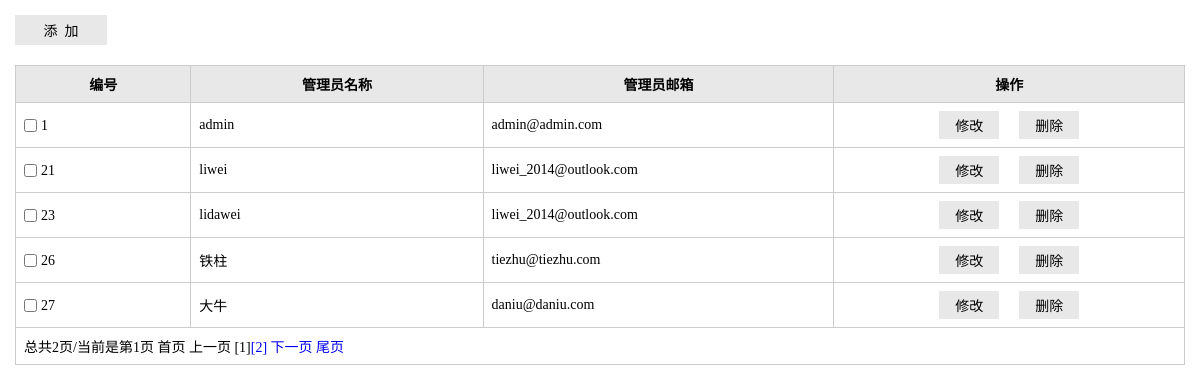
The page /admin/listAdmin.php on the database its author committed.
### tables this page shows
CREATE TABLE IF NOT EXISTS `stu_admin` (
  `id` tinyint(3) unsigned NOT NULL AUTO_INCREMENT,
  `username` varchar(20) NOT NULL,
  `password` varchar(32) NOT NULL,
  `email` varchar(60) NOT NULL,
  PRIMARY KEY (`id`),
  UNIQUE KEY `username` (`username`)
);

### lib/mysql.func.php (called while the page is built, shortened)
<?php
class DbOperat
{
    private $db_host = "localhost";
    private $db_user = "root";
    private $db_pwd = "liwei";
    private $db_name = "stuSystem";
    private $db_charset = "utf8";
    private $link = null;
    function connect()
    {
        $this->link = new mysqli();
        $this->link->connect($this->db_host, $this->db_user, $this->db_pwd, $this->db_name);
        $this->link->set_charset($this->db_charset);
    }
    function fetchAll($sql, $result_type = MYSQLI_ASSOC)
    {
        $result = $this->link->query($sql);
        while (@$row = mysqli_fetch_array($result, $result_type)) {
            $rows[] = $row;
        }
        return $rows;
    }
    function getResultNum($sql)
    {
        $result = $this->link->query($sql);
        return mysqli_num_rows($result);
    }
}

### core/admin.inc.php (called while the page is built, shortened)
<?php
function getAdminByPage($page,$pageSize=2){
    $mysqli = new DbOperat();
    $sql="select * from stu_admin";
    $totalRows=$mysqli->getResultNum($sql);
    $totalPage=ceil($totalRows/$pageSize);
    $offset=($page-1)*$pageSize;
    $sql="select id,username,email from stu_admin limit {$offset},{$pageSize}";
    $rows=$mysqli->fetchAll($sql);
    return $rows;
}

### admin/listAdmin.php (the view, shortened to what this page needs)
<?php
require_once '../include.php';
$pageSize=5;
$page=$_REQUEST['page']?(int)$_REQUEST['page']:1;
$rows=getAdminByPage($page,$pageSize);
?>
<!doctype html>
<html>
<head>
    <link rel="stylesheet" href="styles/backstage.css">
</head>
<body>
<div class="details">
    <div class="details_operation clearfix">
        <div class="bui_select">
            <input type="button" value="添&nbsp;&nbsp;加" class="add"  onclick="addAdmin()">
        </div>
    </div>
    <table class="table" cellspacing="0" cellpadding="0">
        <thead>
        <tr>
            <th width="15%">编号</th>
            <th width="25%">管理员名称</th>
            <th width="30%">管理员邮箱</th>
            <th>操作</th>
        </tr>
        </thead>
        <tbody>
        <?php  foreach($rows as $row):?>
            <tr>
                <td><input type="checkbox" id="c1" class="check"><label for="c1" class="label"><?php echo $row['id'];?></label></td>
                <td><?php echo $row['username'];?></td>
                <td><?php echo $row['email'];?></td>
                <td align="center"><input type="button" value="修改" class="btn" onclick="editAdmin(<?php echo $row['id'];?>)"><input type="button" value="删除" class="btn"  onclick="delAdmin(<?php echo $row['id'];?>)"></td>
            </tr>
        <?php endforeach;?>
        <?php if($totalRows>$pageSize):?>
            <tr>
                <td colspan="4"><?php echo showPage($page, $totalPage);?></td>
            </tr>
        <?php endif;?>
        </tbody>
    </table>
</div>
</body>
</html>

### admin/styles/backstage.css (style rules this page uses)
* { margin: 0;padding: 0; }
input,select,textarea { outline: none;border: none; background: none; }
.clearfix:after, .clearfix:before { content: ""; display: table; }
.clearfix:after { clear: both; }
.clearfix { zoom:1; }
.details_operation { margin-bottom: 20px; }
.details { padding: 15px; font-family: "微软雅黑"; }
.bui_select { background-color: #E8E8E8; height: 30px; float: left; }
.add { width: 92px; height: 30px; font-family: "微软雅黑"; font-size: 14px; }
.table { border-collapse: collapse; width: 100%; font-size: 14px; }
.table th { background-color: #E8E8E8; }
.table th, .table td { border: solid 1px #ccc; padding: 8px; }
.label,.check { vertical-align: middle; }
.check { margin-right: 4px; }
.btn { padding: 4px 16px; background-color: #E8E8E8; margin: 0 10px;font-family: "微软雅黑"; font-size: 14px; }

### rows shown on the page
stu_admin: id "1", username "admin", email "admin@admin.com"
stu_admin: id "21", username "liwei", email "liwei_2014@outlook.com"
stu_admin: id "23", username "lidawei", email "liwei_2014@outlook.com"
stu_admin: id "26", username "铁柱", email "tiezhu@tiezhu.com"
stu_admin: id "27", username "大牛", email "daniu@daniu.com"

### other values the page prints
showPage($page, $totalPage) "总共2页/当前是第1页"
